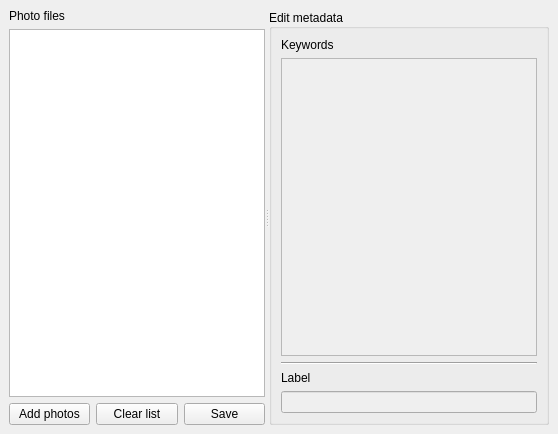
<?xml version="1.0" encoding="UTF-8"?>
<ui version="4.0">
 <class>MainWindow</class>
 <widget class="QMainWindow" name="MainWindow">
  <property name="geometry">
   <rect>
    <x>0</x>
    <y>0</y>
    <width>558</width>
    <height>434</height>
   </rect>
  </property>
  <property name="windowTitle">
   <string>qeytaks</string>
  </property>
  <widget class="QWidget" name="centralwidget">
   <layout class="QGridLayout" name="gridLayout_4">
    <item row="0" column="0">
     <widget class="QSplitter" name="splitter">
      <property name="orientation">
       <enum>Qt::Horizontal</enum>
      </property>
      <widget class="QWidget" name="layoutWidget">
       <layout class="QGridLayout" name="gridLayout_3">
        <item row="0" column="0">
         <widget class="QLabel" name="label_5">
          <property name="text">
           <string>Photo files</string>
          </property>
         </widget>
        </item>
        <item row="2" column="0">
         <layout class="QGridLayout" name="gridLayout_5">
          <item row="0" column="1">
           <widget class="QPushButton" name="clearBtn">
            <property name="text">
             <string>Clear list</string>
            </property>
           </widget>
          </item>
          <item row="0" column="2">
           <widget class="QPushButton" name="saveBtn">
            <property name="text">
             <string>Save</string>
            </property>
           </widget>
          </item>
          <item row="0" column="0">
           <widget class="QPushButton" name="addPhotosBtn">
            <property name="text">
             <string>Add photos</string>
            </property>
           </widget>
          </item>
         </layout>
        </item>
        <item row="1" column="0">
         <widget class="QListView" name="imageList">
          <property name="dragEnabled">
           <bool>true</bool>
          </property>
          <property name="dragDropMode">
           <enum>QAbstractItemView::DropOnly</enum>
          </property>
          <property name="alternatingRowColors">
           <bool>true</bool>
          </property>
          <property name="selectionMode">
           <enum>QAbstractItemView::ExtendedSelection</enum>
          </property>
          <property name="iconSize">
           <size>
            <width>72</width>
            <height>72</height>
           </size>
          </property>
          <property name="selectionRectVisible">
           <bool>false</bool>
          </property>
         </widget>
        </item>
       </layout>
      </widget>
      <widget class="QGroupBox" name="groupBox">
       <property name="title">
        <string>Edit metadata</string>
       </property>
       <property name="alignment">
        <set>Qt::AlignLeading|Qt::AlignLeft|Qt::AlignVCenter</set>
       </property>
       <layout class="QGridLayout" name="gridLayout_2">
        <item row="0" column="0">
         <layout class="QGridLayout" name="gridLayout">
          <item row="1" column="0">
           <widget class="QTextEdit" name="tagEdit">
            <property name="enabled">
             <bool>false</bool>
            </property>
           </widget>
          </item>
          <item row="3" column="0">
           <widget class="QLabel" name="label_2">
            <property name="text">
             <string>Label</string>
            </property>
           </widget>
          </item>
          <item row="0" column="0">
           <widget class="QLabel" name="label">
            <property name="text">
             <string>Keywords</string>
            </property>
           </widget>
          </item>
          <item row="2" column="0">
           <widget class="Line" name="line">
            <property name="orientation">
             <enum>Qt::Horizontal</enum>
            </property>
           </widget>
          </item>
          <item row="4" column="0">
           <widget class="QLineEdit" name="labelEdit">
            <property name="enabled">
             <bool>false</bool>
            </property>
           </widget>
          </item>
         </layout>
        </item>
       </layout>
      </widget>
     </widget>
    </item>
   </layout>
  </widget>
  <action name="actionAdd_photos">
   <property name="text">
    <string>Add photos</string>
   </property>
  </action>
  <action name="actionClear_list">
   <property name="text">
    <string>Clear list</string>
   </property>
  </action>
  <action name="actionSave_tags">
   <property name="text">
    <string>Save</string>
   </property>
  </action>
 </widget>
 <resources/>
 <connections/>
</ui>
